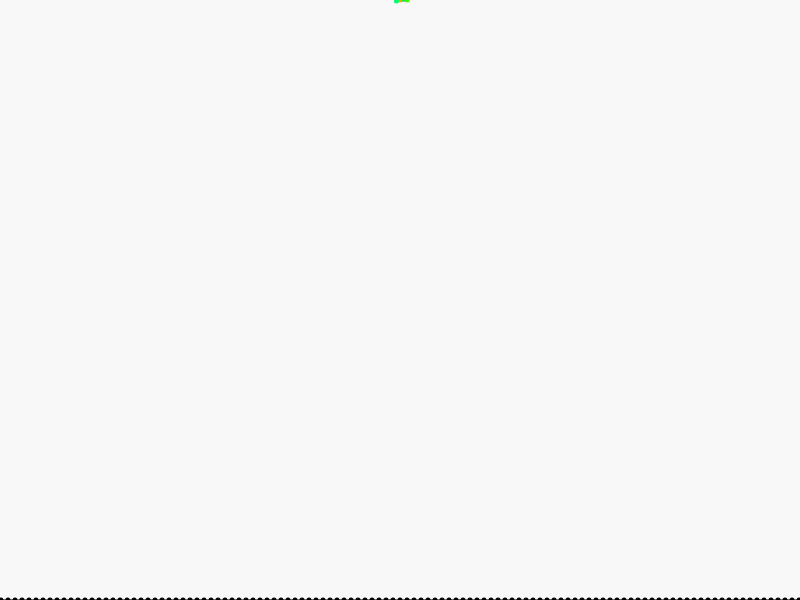
Frame 1 (no input)
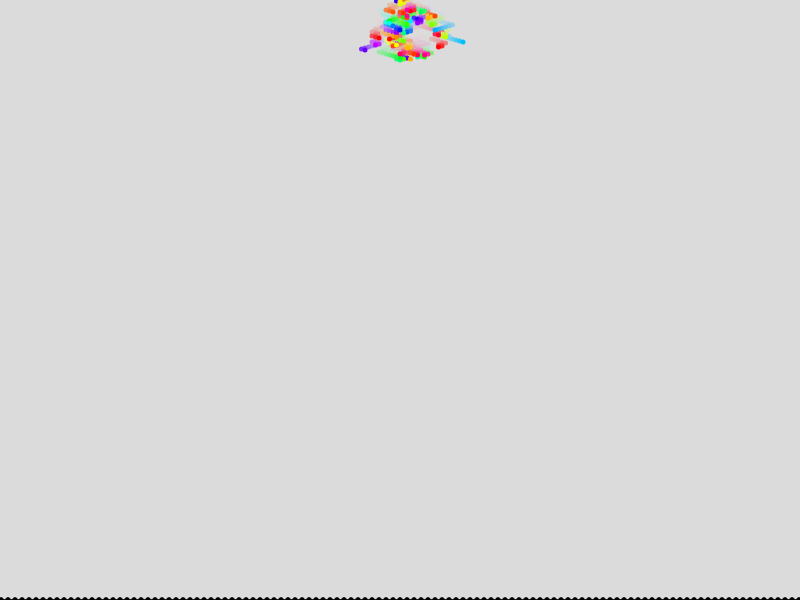
Frame 60 (no input)
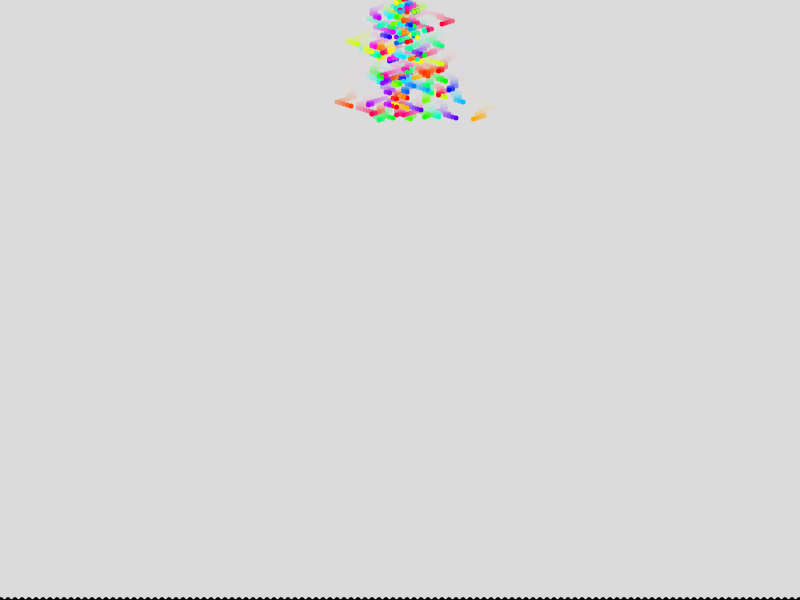
Frame 120 (the mouse pressed at the canvas centre since frame 60)

The p5.js sketch that drew these frames (run headless with seeded random() and noise() and a simulated clock; from frame 60 on, the mouse is pressed at the canvas centre):

// p5.js sketch
// ── sketch.js
dot = {
	init: (color_value, level) => new Object({
		offset: 0,
		level,
		color: color_value,
		died: false,
	})
}

bar = {
	init: (color_value) => new Object({
		height: 0,
		color: color_value,
	})
}

galton = {
	width: 800,
	height: 600,
	max_height: 100,
	bars: null,
	initBars: (barsNumber, color_choose) => Array(barsNumber).fill().map(_ => bar.init(color_choose())),
	dotsNumber: 600,
	dots: null,
	initDots: (dotsNumber, color_choose, level_choose) => Array(dotsNumber).fill().map(_ => dot.init(color_choose(), level_choose())),
	step: (dots, binary_choose, bars, level_limit, color_mix, is_over) => {
		dots.forEach(dot => {
			if (!dot.died) {
				dot.level += 1;
				dot.offset += binary_choose();
				if (dot.level >= level_limit) {
					const touched_bar = bars[dot.offset];
					touched_bar.color = color_mix(touched_bar.color, dot.color, touched_bar.height, 1);
					touched_bar.height += 1;
					if (is_over) {
						dot.died = true;
					}			
					dot.level = 0;
					dot.offset = 0;
				} else if (dot.level < 0) {
					dot.offset = 0;
				}
			}
		});
	},
	scale_x: (x, center_x, scale) => (x - center_x) * scale + center_x,
	scale: 7,
	normal_distribution: null,
	normal_distribution_height_coeff: 7,
	normal_distribution_standart_deviation: 85,
}

function setup() {
	galton.binary_choose = () => random([0, 1]);
	galton.color_choose = () => color(`hsb(${round(random(360))}, 100%, 100%)`);
	galton.level_choose = () => -round(random(galton.height));
	galton.color_mix = (a, b, a_count, b_count) => lerpColor(a, b, b_count / (a_count + b_count));
	galton.normal_distribution = (x, mu, sig, pi) => exp(-pow(x-mu, 2)/(2*pow(sig, 2)))/(sig*sqrt(2*pi));
	galton.bars = galton.initBars(galton.height, () => color(0));
	galton.dots = galton.initDots(galton.dotsNumber, galton.color_choose, galton.level_choose);
	createCanvas(galton.width, galton.height);
}

function draw() {
	background(220, 50);

	let max_height = 0;
	let sum_height = 0;
	for (const bar_index in galton.bars) {
		const height = galton.bars[int(bar_index)].height;
		max_height = max(max_height, height);
		sum_height += height;
	}

	galton.step(
		galton.dots,
		galton.binary_choose,
		galton.bars,
		galton.height,
		galton.color_mix,
		max_height > galton.max_height,
	);

	strokeWeight(5);
	const center_x = galton.width / 2;
	for (const bar_index in galton.bars) {
		const index = int(bar_index);
		const bar = galton.bars[index];
		stroke(bar.color);
		const x = galton.scale_x(index + galton.width / 2 - galton.height / 2, center_x, galton.scale)
		line(
			x,
			galton.height,
			x,
			galton.height - bar.height
		);
	};

	galton.dots.forEach(dot => {
		if (!dot.died) {
			stroke(dot.color);
			const x = galton.scale_x(dot.offset + galton.width / 2 - dot.level / 2, center_x, galton.scale)
			point(
				x,
				dot.level
			)
		}
	});

	strokeWeight(1);
	stroke(0);
	let x0 = 0;
	let x = x0;
	let y0 = galton.normal_distribution(x, galton.width / 2, 400, PI)
	let y = y0;
	while (x < galton.width) {
		x += 10;
		y = galton.normal_distribution(x, galton.width / 2, galton.normal_distribution_standart_deviation, PI) * sum_height * galton.normal_distribution_height_coeff;
		line(x0, galton.height - y0, x, galton.height - y);
		x0 = x;
		y0 = y;
	}
}
